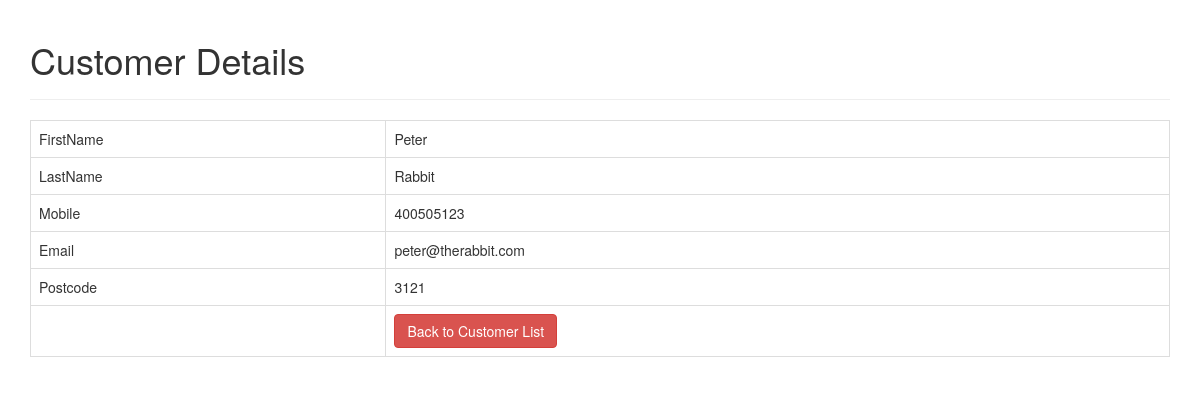
/read_one.php?id=1, run on the app's committed database.
### tables this page shows
CREATE TABLE `contacts` (
  `id` int(11) NOT NULL,
  `firstname` varchar(40) NOT NULL,
  `lastname` varchar(40) NOT NULL,
  `mobile` varchar(15) NOT NULL,
  `email` varchar(40) DEFAULT NULL,
  `postcode` int(10) DEFAULT NULL
);

### read_one.php (the view, shortened to what this page needs)
<!DOCTYPE HTML>
<html>
<head>
    <link rel="stylesheet" href="https://maxcdn.bootstrapcdn.com/bootstrap/3.3.7/css/bootstrap.min.css" />
</head>
<body>
<div class="container">
    <div class="page-header">
        <h1>Customer Details</h1>
    </div>
    <?php
    $id=isset($_GET['id']) ? $_GET['id'] : die('ERROR: Record ID not found.');
    include 'config/database.php';
    try {
        $query = "SELECT id, firstname, lastname, mobile, email, postcode FROM contacts WHERE id = ? LIMIT 0,1";
        $stmt = $con->prepare( $query );
        $stmt->bindParam(1, $id);
        $stmt->execute();
        $row = $stmt->fetch(PDO::FETCH_ASSOC);
        $firstname = $row['firstname'];
        $lastname = $row['lastname'];
        $mobile = $row['mobile'];
        $email = $row['email'];
        $postcode = $row['postcode'];
    }
    catch(PDOException $exception){
        die('ERROR: ' . $exception->getMessage());
    }
    ?>
    <table class='table table-hover table-responsive table-bordered'>
        <tr>
            <td>FirstName</td>
            <td><?php echo htmlspecialchars($firstname, ENT_QUOTES);  ?></td>
        </tr>
        <tr>
            <td>LastName</td>
            <td><?php echo htmlspecialchars($lastname, ENT_QUOTES);  ?></td>
        </tr>
        <tr>
            <td>Mobile</td>
            <td><?php echo htmlspecialchars($mobile, ENT_QUOTES);  ?></td>
        </tr>
        <tr>
            <td>Email</td>
            <td><?php echo htmlspecialchars($email, ENT_QUOTES);  ?></td>
        </tr>
        <tr>
            <td>Postcode</td>
            <td><?php echo htmlspecialchars($postcode, ENT_QUOTES);  ?></td>
        </tr>
        <tr>
            <td></td>
            <td>
                <a href='index.php' class='btn btn-danger'>Back to Customer List</a>
            </td>
        </tr>
    </table>
</div>
</body>
</html>

### data on the page
contacts: firstname "Peter", lastname "Rabbit", mobile "400505123", email "peter@therabbit.com", postcode "3121"
